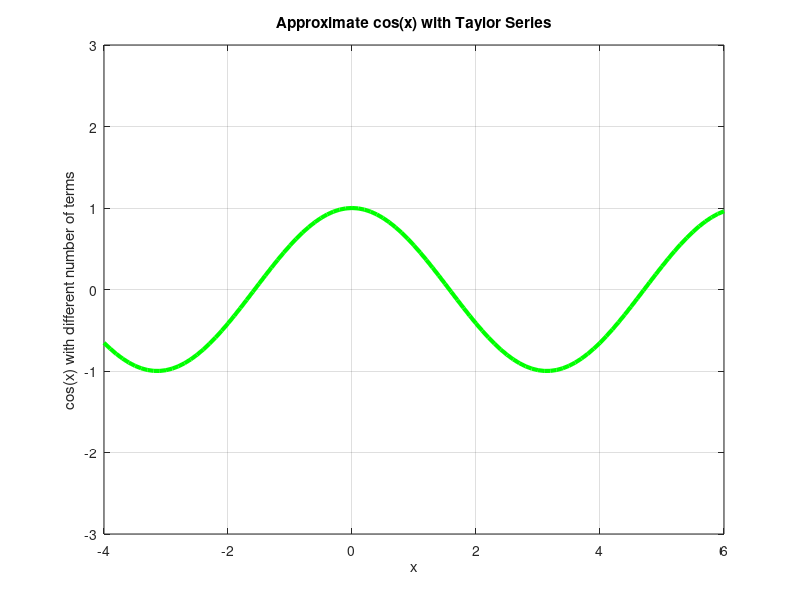

Here is the MATLAB script that generated this plot: (Note: this script raises an error after producing the figure.)
clear, clc, close all 

% Work with values around center c
c = pi/2;
x = -4 : .1 : 6;
y = cos(x); 

% Plot the goal
plot(x, y, 'g', 'Linewidth', 3)
title('Approximate cos(x) with Taylor Series')
xlabel('x')
ylabel('cos(x) with different number of terms')
axis([-4 6 -3 3])
grid on
hold on 

% Consider 4 terms in the series
smp = taylor_cosine(c, x, 4);
plot(x, smp, 'ro') 

% Consider 6 terms
smp = taylor_cosine(c, x, 6);
plot(x, smp, 'b-.') 

% Consider 10 terms
smp = taylor_cosine(c, x, 10);
plot(x, smp, 'k', 'linewidth', 3) 

% Label the calculated lines
legend('cos(x)', '4-term series', ...
       '6 terms', '10 terms')